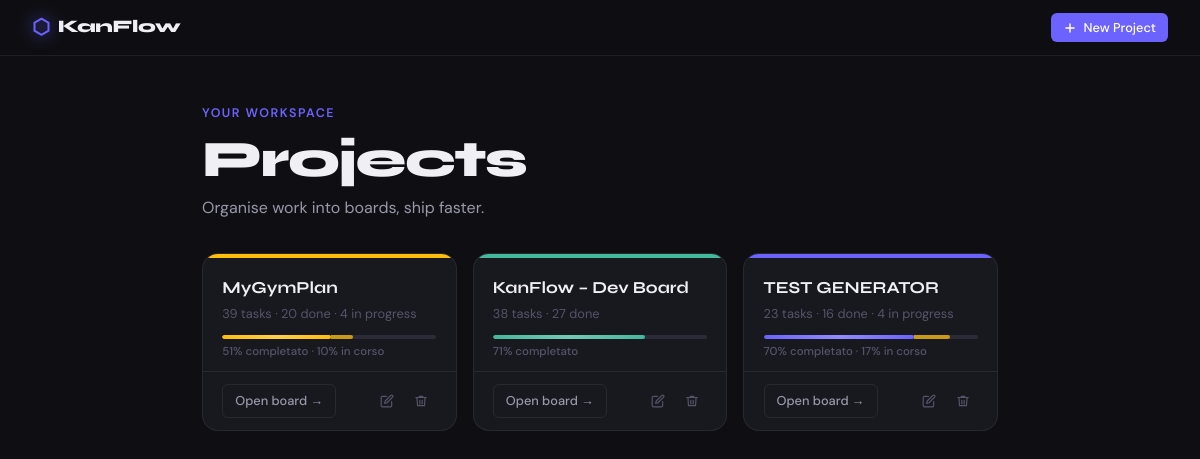
The page / on the database its author committed.
### tables this page shows
CREATE TABLE projects (
                id         INTEGER PRIMARY KEY AUTOINCREMENT,
                name       TEXT    NOT NULL,
                color      TEXT    NOT NULL DEFAULT '#6C63FF',
                created_at TEXT    NOT NULL
            , notes TEXT NOT NULL DEFAULT '', git_path TEXT NOT NULL DEFAULT '');

### app.py (the view)
@app.route("/")
def index():
    projects = db.get_all_projects()
    return render_template("index.html", projects=projects)

### database.py (called while the page is built)
def get_conn():
    conn = sqlite3.connect(DB_PATH)
    conn.row_factory = sqlite3.Row
    conn.execute("PRAGMA journal_mode=WAL;")
    conn.execute("PRAGMA foreign_keys=ON;")
    return conn

def _project_stats(conn, project_id):
    row = conn.execute(
        """SELECT
               COUNT(*)                                          AS total,
               SUM(CASE WHEN status='done'        THEN 1 END)  AS done,
               SUM(CASE WHEN status='in_progress' THEN 1 END)  AS in_progress
           FROM tasks WHERE project_id=?""",
        (project_id,)
    ).fetchone()
    total       = row["total"]       or 0
    done        = row["done"]        or 0
    in_progress = row["in_progress"] or 0
    done_pct    = round(done        / total * 100) if total > 0 else 0
    wip_pct     = round(in_progress / total * 100) if total > 0 else 0
    return total, done, in_progress, done_pct, wip_pct

def _project_to_dict(row, conn=None):
    d = dict(row)
    total, done, in_progress, done_pct, wip_pct = (
        _project_stats(conn, d["id"]) if conn else (0, 0, 0, 0, 0)
    )
    d["task_count"]        = total
    d["done_count"]        = done
    d["in_progress_count"] = in_progress
    d["completion_pct"]    = done_pct
    d["in_progress_pct"]   = wip_pct
    return d

def get_all_projects():
    with get_conn() as conn:
        rows = conn.execute("SELECT * FROM projects ORDER BY created_at DESC").fetchall()
        return [_project_to_dict(r, conn=conn) for r in rows]

### templates/index.html (shortened to what this page needs)
{% extends "base.html" %}
{% block nav_extra %}
  <button class="btn btn--primary btn--sm" id="btn-new-project">
    <svg width="14" height="14" viewBox="0 0 24 24" fill="none" stroke="currentColor" stroke-width="2.5" stroke-linecap="round"><line x1="12" y1="5" x2="12" y2="19"/><line x1="5" y1="12" x2="19" y2="12"/></svg>
    New Project
  </button>
{% endblock %}
{% block content %}
<section class="hero">
  <p class="hero__eyebrow">Your workspace</p>
  <h1 class="hero__title">Projects</h1>
  <p class="hero__sub">Organise work into boards, ship faster.</p>
</section>
<section class="projects-grid" id="projects-grid">
  {% for project in projects %}
  <article class="project-card" data-id="{{ project.id }}" style="--accent: {{ project.color }}">
    <div class="project-card__color-bar"></div>
    <div class="project-card__body">
      <h2 class="project-card__name">{{ project.name }}</h2>
      <p class="project-card__meta">{{ project.task_count }} task{{ 's' if project.task_count != 1 }} · {{ project.done_count }} done{% if project.in_progress_count %} · {{ project.in_progress_count }} in progress{% endif %}</p>
      <div class="progress-wrap" title="{{ project.completion_pct }}% done, {{ project.in_progress_pct }}% in progress">
        <div class="progress-bar" style="width: {{ project.completion_pct }}%"></div>
        <div class="progress-bar progress-bar--wip" style="width: {{ project.in_progress_pct }}%; left: {{ project.completion_pct }}%"></div>
      </div>
      <p class="progress-label">{{ project.completion_pct }}% completato{% if project.in_progress_pct %} · {{ project.in_progress_pct }}% in corso{% endif %}</p>
    </div>
    <div class="project-card__footer">
      <a href="/project/{{ project.id }}" class="btn btn--ghost btn--sm">Open board →</a>
      <div class="project-card__actions">
        <button class="icon-btn rename-btn" title="Rename" data-id="{{ project.id }}" data-name="{{ project.name }}" data-color="{{ project.color }}">
          <svg width="14" height="14" viewBox="0 0 24 24" fill="none" stroke="currentColor" stroke-width="2" stroke-linecap="round" stroke-linejoin="round"><path d="M11 4H4a2 2 0 0 0-2 2v14a2 2 0 0 0 2 2h14a2 2 0 0 0 2-2v-7"/><path d="M18.5 2.5a2.121 2.121 0 0 1 3 3L12 15l-4 1 1-4 9.5-9.5z"/></svg>
        </button>
        <button class="icon-btn delete-btn" title="Delete" data-id="{{ project.id }}" data-name="{{ project.name }}">
          <svg width="14" height="14" viewBox="0 0 24 24" fill="none" stroke="currentColor" stroke-width="2" stroke-linecap="round" stroke-linejoin="round"><polyline points="3 6 5 6 21 6"/><path d="M19 6l-1 14H6L5 6"/><path d="M10 11v6M14 11v6"/><path d="M9 6V4h6v2"/></svg>
        </button>
      </div>
    </div>
  </article>
  {% endfor %}
</section>
{% endblock %}

### templates/base.html (shortened to what this page needs)
<!DOCTYPE html>
<html lang="en">
<head>
  <link rel="stylesheet" href="{{ url_for('static', filename='css/style.css') }}" />
</head>
<body>
  <header class="topbar">
    <a href="/" class="topbar__logo">
      <span class="topbar__logo-icon">⬡</span>
      KanFlow
    </a>
    <nav class="topbar__nav">
      {% block nav_extra %}{% endblock %}
    </nav>
  </header>
  <main>
    {% block content %}{% endblock %}
  </main>
</body>
</html>

### static/css/style.css (style rules this page uses)
:root { --bg: #0f0f13; --surface: #18181f; --surface-2: #22222c; --surface-3: #2c2c38; --border: rgba(255,255,255,.07); --border-focus: rgba(255,255,255,.22); --text-1: #f0f0f4; --text-2: #9898aa; --text-3: #55556a; --accent: #6C63FF; --danger: #FF5757; --success: #43B89C; --warning: #FFBE0B; --col-todo: #9898aa; --col-in-progress: #FFBE0B; --col-done: #43B89C; --radius-sm: 6px; --radius: 10px; --radius-lg: 16px; --ease: cubic-bezier(.4,0,.2,1); --dur: 220ms; }
*, *::before, *::after { box-sizing: border-box; margin: 0; padding: 0; }
html { scroll-behavior: smooth; }
body { font-family: 'DM Sans', sans-serif; font-size: 15px; line-height: 1.6; background: var(--bg); color: var(--text-1); min-height: 100vh; -webkit-font-smoothing: antialiased; }
a { color: inherit; text-decoration: none; }
.topbar { position: sticky; top: 0; z-index: 100; display: flex; align-items: center; justify-content: space-between; padding: 0 2rem; height: 56px; background: rgba(15,15,19,.85); backdrop-filter: blur(12px); border-bottom: 1px solid var(--border); }
.topbar__logo { display: flex; align-items: center; gap: .5rem; font-family: 'Syne', sans-serif; font-weight: 800; font-size: 1.1rem; letter-spacing: -.02em; }
.topbar__logo-icon { font-size: 1.3rem; filter: drop-shadow(0 0 8px var(--accent)); color: var(--accent); }
.topbar__nav { display: flex; align-items: center; gap: .75rem; }
.btn { display: inline-flex; align-items: center; gap: .4rem; font-family: 'DM Sans', sans-serif; font-size: .875rem; font-weight: 500; padding: .5rem 1rem; border-radius: var(--radius-sm); border: none; cursor: pointer; transition: all var(--dur) var(--ease); white-space: nowrap; }
.btn--primary { background: var(--accent); color: #fff; }
.btn--ghost { background: transparent; color: var(--text-2); border: 1px solid var(--border); }
.btn--sm { padding: .35rem .75rem; font-size: .8rem; }
.icon-btn { display: inline-flex; align-items: center; justify-content: center; width: 30px; height: 30px; border-radius: var(--radius-sm); border: none; background: transparent; color: var(--text-3); cursor: pointer; transition: all var(--dur) var(--ease); }
.hero { max-width: 860px; margin: 3rem auto 2rem; padding: 0 2rem; }
.hero__eyebrow { font-size: .78rem; letter-spacing: .12em; text-transform: uppercase; color: var(--accent); font-weight: 600; margin-bottom: .5rem; }
.hero__title { font-family: 'Syne', sans-serif; font-size: clamp(2rem, 5vw, 3.2rem); font-weight: 800; line-height: 1.08; letter-spacing: -.03em; color: var(--text-1); }
.hero__sub { margin-top: .5rem; color: var(--text-2); font-size: 1rem; }
.projects-grid { max-width: 860px; margin: 0 auto 4rem; padding: 0 2rem; display: grid; grid-template-columns: repeat(auto-fill, minmax(240px, 1fr)); gap: 1rem; }
.project-card { background: var(--surface); border: 1px solid var(--border); border-radius: var(--radius-lg); overflow: hidden; display: flex; flex-direction: column; transition: transform var(--dur) var(--ease), box-shadow var(--dur) var(--ease), border-color var(--dur) var(--ease); animation: cardIn .3s var(--ease) both; }
.project-card__color-bar { height: 4px; background: var(--accent); }
.project-card__body { padding: 1.2rem 1.2rem .6rem; flex: 1; }
.project-card__name { font-family: 'Syne', sans-serif; font-size: 1.05rem; font-weight: 700; line-height: 1.3; color: var(--text-1); }
.project-card__meta { margin-top: .3rem; font-size: .8rem; color: var(--text-3); }
.project-card__footer { padding: .75rem 1.2rem; border-top: 1px solid var(--border); display: flex; align-items: center; justify-content: space-between; }
.project-card__actions { display: flex; gap: .25rem; }
.progress-wrap { margin-top: .65rem; height: 4px; background: var(--surface-3); border-radius: 99px; overflow: hidden; position: relative; }
.progress-bar { position: absolute; left: 0; top: 0; height: 100%; background: var(--accent); border-radius: 99px; transition: width .6s cubic-bezier(.4,0,.2,1); }
.progress-bar::after { content: ""; position: absolute; inset: 0; background: linear-gradient(90deg, transparent 0%, rgba(255,255,255,.25) 50%, transparent 100%); animation: shimmer 2.2s infinite; }
.progress-bar--wip { background: var(--warning); opacity: .75; border-radius: 0 99px 99px 0; transition: width .6s cubic-bezier(.4,0,.2,1), left .6s cubic-bezier(.4,0,.2,1); }
.progress-bar--wip::after { display: none; }
.progress-label { margin-top: .3rem; font-size: .72rem; color: var(--text-3); font-weight: 500; }

### rows shown on the page
projects: name "MyGymPlan", task_count "39", task_count "s", done_count "20", in_progress_count "4", completion_pct "51", in_progress_pct "10"
projects: name "KanFlow – Dev Board", task_count "38", task_count "s", done_count "27", completion_pct "71"
projects: name "TEST GENERATOR", task_count "23", task_count "s", done_count "16", in_progress_count "4", completion_pct "70", in_progress_pct "17"
